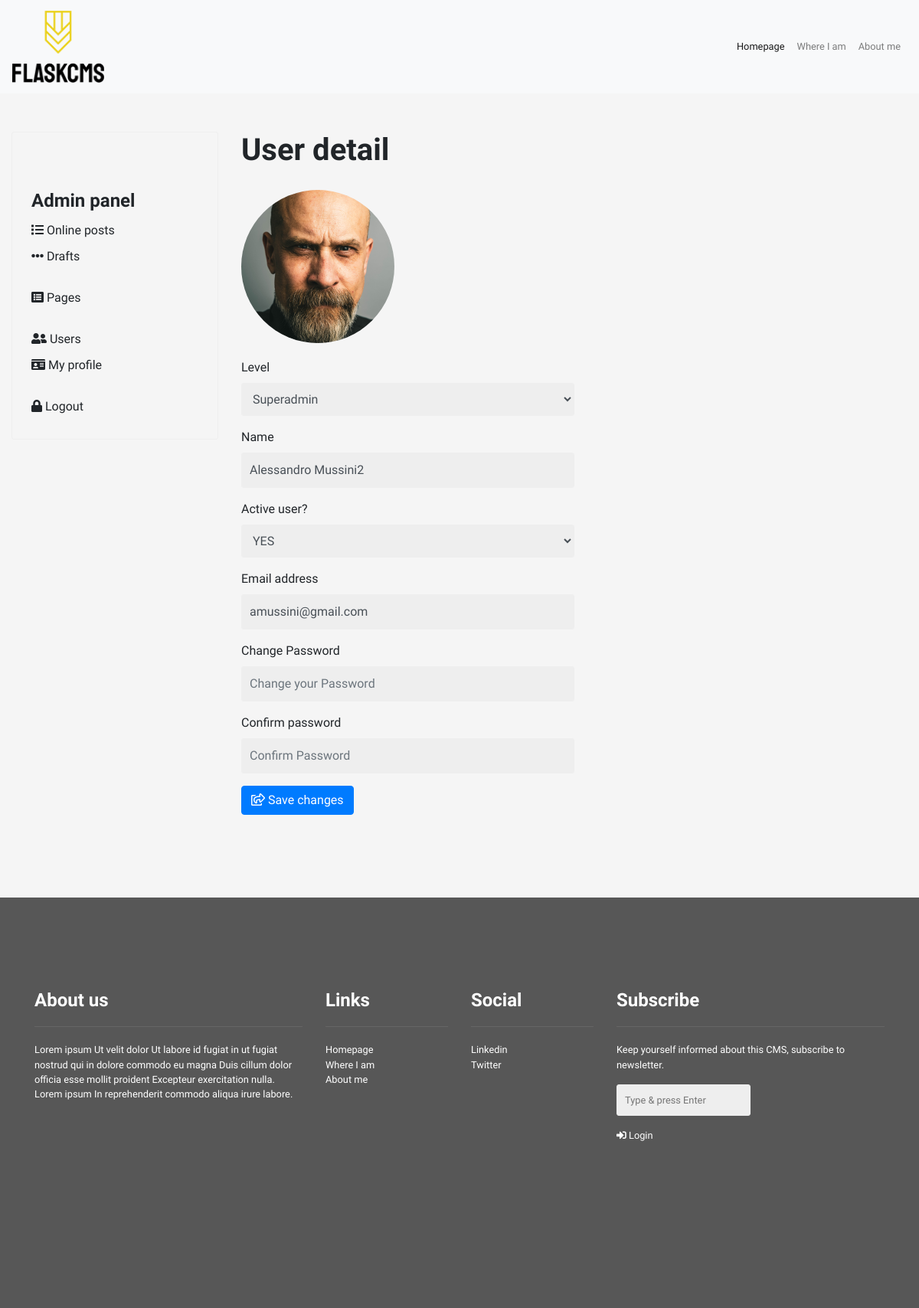
Before: /admin/users/1 (signed in) with the older database file.
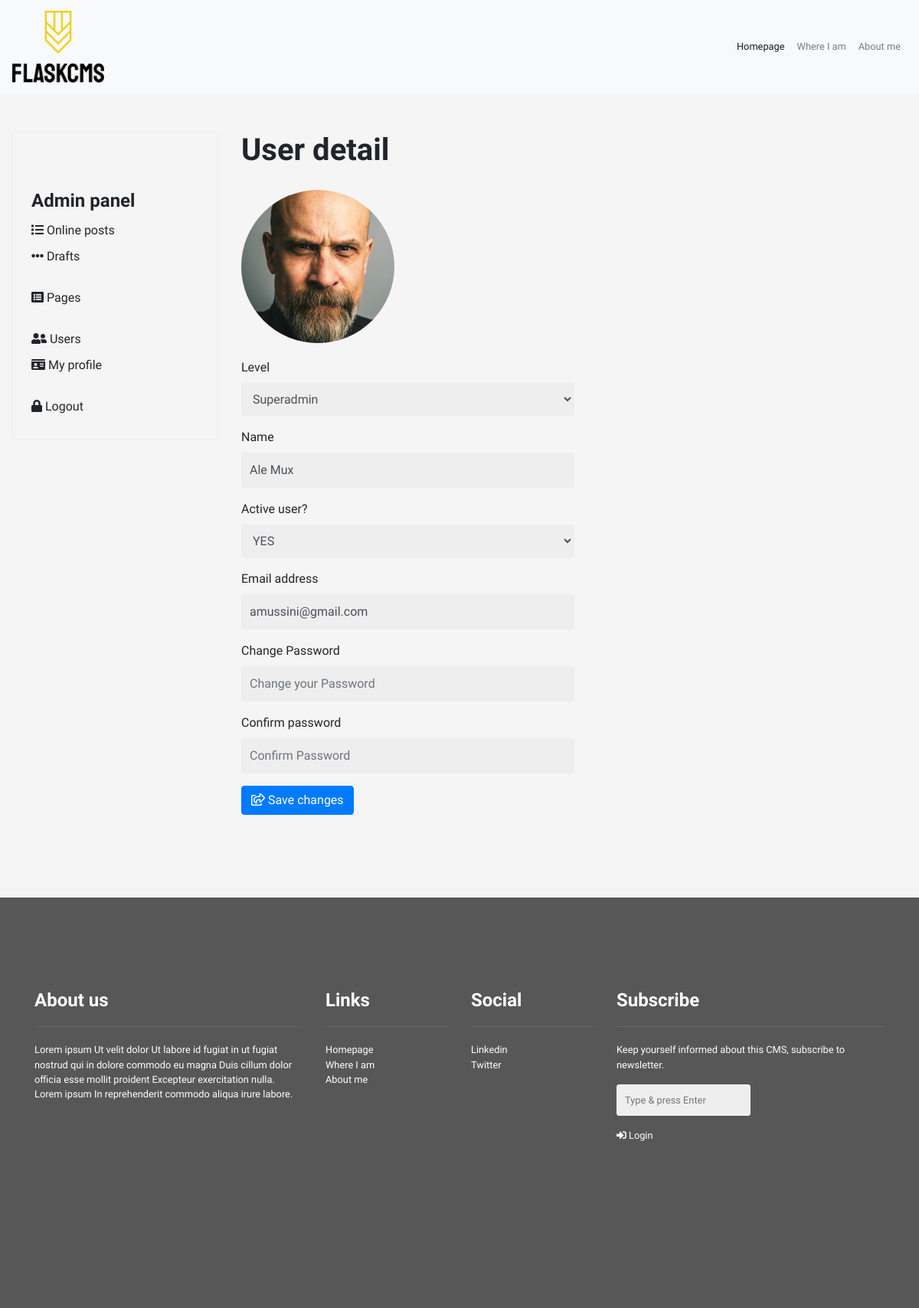
After: the same page with the newer database file.
### tables this page shows
CREATE TABLE "users" (
	"id"	INTEGER NOT NULL,
	"email"	TEXT NOT NULL,
	"password"	TEXT NOT NULL,
	"active"	integer DEFAULT 0,
	"name"	varchar(100),
	"idusers_level"	INTEGER DEFAULT 0,
	"photo"	varchar(250),
	PRIMARY KEY("id" AUTOINCREMENT)
);

CREATE TABLE 'users_level' ('idusers_level' integer PRIMARY KEY AUTOINCREMENT NOT NULL, 'label' varchar(20));

### application.py (the view)
@app.route("/admin/users/<id>", methods=["GET", "POST"])
@login_required
def admin_users_detail(id):
    opt = global_options(db)
    menu = global_menu(db)
    this_page = admin_default_tags()
    sql = "SELECT * FROM users WHERE id = :id "
    content = db.execute(sql,
            id = id)
    if len(content) == 0:
        return apology("User not found", 500)
    user_level = db.execute("SELECT * FROM users_level ORDER BY idusers_level ASC")
    return render_template("admin-users-detail.html", profile = content[0], user_level = user_level, opt = opt, menu = menu, page = this_page)

### application.py (called while the page is built)
@app.after_request
def after_request(response):
    response.headers["Cache-Control"] = "no-cache, no-store, must-revalidate"
    response.headers["Expires"] = 0
    response.headers["Pragma"] = "no-cache"
    return response

### helpers.py (called while the page is built)
def login_required(f):
    @wraps(f)
    def decorated_function(*args, **kwargs):
        if session.get("user_id") is None:
            return redirect("/admin")
        return f(*args, **kwargs)
    return decorated_function

def global_options(db):
    globals = db.execute("SELECT * FROM options WHERE id=1")
    return globals[0]

def global_menu(db):
    menu = db.execute("SELECT url, title FROM pages WHERE is_visible=1 AND menu_item=1 ORDER BY menu_order ASC")
    return menu

def admin_default_tags():
    tags = {
        'meta_title': 'ADMIN CONTROL PANEL'
    }
    return tags

### templates/admin-users-detail.html (shortened to what this page needs)
{% extends "admin-base.html" %}
{% block content %}
<div class="col-md-9 col-lg-9">
    <h1>User detail</h1>
    <form method="POST" action="/admin/users/save" name="frm1" id="frm1" enctype="multipart/form-data">
        {%if profile.photo != None and profile.photo != '' %}
        <img src="/static/uploads/{{profile.photo}}" class="page-pic" />
        {% endif  %}
        <div class="form-group">
            <label for="pic">Level</label>
            <select class="form-control" id="user_level" name="user_level">
            {% for item in user_level %}
            <option value="{{item.idusers_level}}" {% if item.idusers_level == profile.idusers_level %}selected="selected"{% endif %} >{{item.label}}</option>
            {% endfor %}
            </select>
        </div>
        <div class="form-group">
            <label for="name">Name</label>
            <input type="text" class="form-control" id="name" name="name" aria-describedby="Your name" placeholder="Enter your name" value="{{profile.name}}">
        </div>
        <div class="form-group">
            <label>Active user?</label>
            <select class="form-control" name="active" id="active">
                {% if profile.active == 1 %}
                <option value="1" selected>YES</option>
                {% else %}
                <option value="1">YES</option>
                <option value="0" selected>NO</option>
                {% endif %}
            </select>
        </div>
        <div class="form-group">
          <label for="email">Email address</label>
          <input type="email" class="form-control" id="email" name="email" aria-describedby="emailHelp" placeholder="Enter email" value="{{profile.email}}">
        </div>
        <div class="form-group">
          <label for="password">Change Password</label>
          <input type="password" class="form-control" id="password" name="password" placeholder="Change your Password">
        </div>
        <div class="form-group">
            <label for="password2">Confirm password</label>
            <input type="password" class="form-control" id="password2" placeholder="Confirm Password">
          </div>
        <p><button type="button" class="btn btn-primary" onClick="Admin.user.save()"><i class="far fa-share-square"></i> Save changes</button></p>
      </form>
</div>
{% endblock %}

Changed rows visible on the page:
changed users "YES": name "Alessandro Mussini2" → "Ale Mux"
